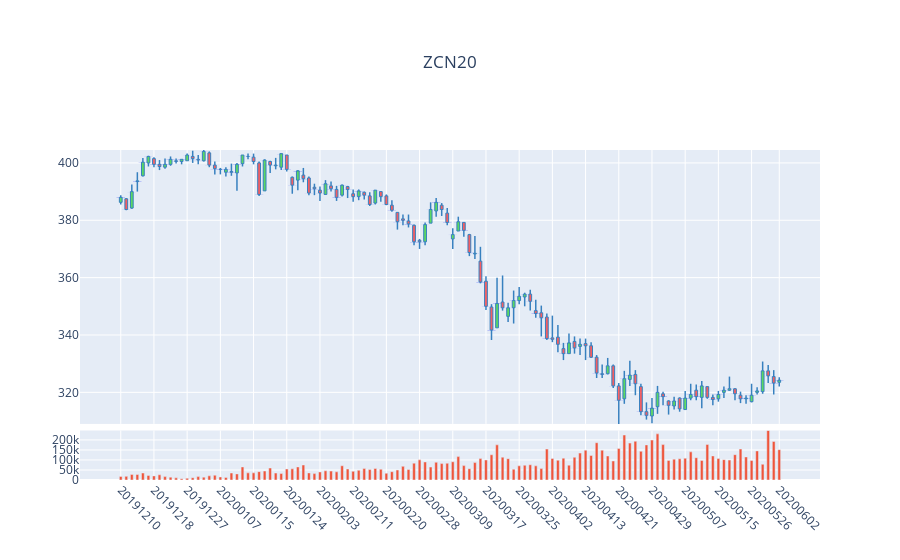

The notebook cell this image was saved under:
### Code cell
import importlib
importlib.reload(dashapp)
df_c = pga.get_sql(f"select * from {futtab} where symbol='ZCN20'").iloc[-120:]
iplot(dashapp.PlotlyCandles(df_c,date_column='settle_date',title="ZCN20").get_figure())
